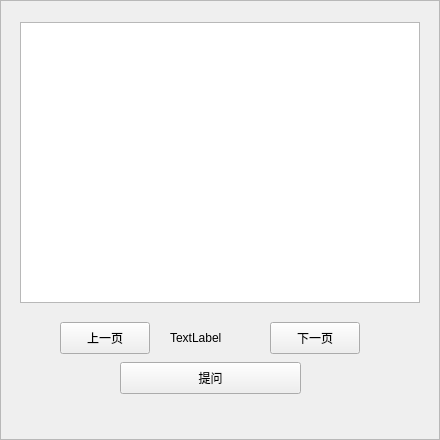
<?xml version="1.0" encoding="UTF-8"?>
<ui version="4.0">
 <class>QuestionFrame</class>
 <widget class="QFrame" name="QuestionFrame">
  <property name="geometry">
   <rect>
    <x>0</x>
    <y>0</y>
    <width>440</width>
    <height>440</height>
   </rect>
  </property>
  <property name="windowTitle">
   <string>Frame</string>
  </property>
  <property name="frameShape">
   <enum>QFrame::StyledPanel</enum>
  </property>
  <property name="frameShadow">
   <enum>QFrame::Raised</enum>
  </property>
  <widget class="QTableView" name="tb_question">
   <property name="geometry">
    <rect>
     <x>20</x>
     <y>22</y>
     <width>400</width>
     <height>281</height>
    </rect>
   </property>
   <property name="autoFillBackground">
    <bool>true</bool>
   </property>
   <property name="lineWidth">
    <number>1</number>
   </property>
   <property name="sizeAdjustPolicy">
    <enum>QAbstractScrollArea::AdjustToContents</enum>
   </property>
   <property name="editTriggers">
    <set>QAbstractItemView::NoEditTriggers</set>
   </property>
   <property name="wordWrap">
    <bool>false</bool>
   </property>
   <attribute name="verticalHeaderVisible">
    <bool>false</bool>
   </attribute>
  </widget>
  <widget class="QPushButton" name="btn_question">
   <property name="geometry">
    <rect>
     <x>120</x>
     <y>362</y>
     <width>181</width>
     <height>32</height>
    </rect>
   </property>
   <property name="font">
    <font>
     <family>Songti SC</family>
    </font>
   </property>
   <property name="text">
    <string>提问</string>
   </property>
  </widget>
  <widget class="QPushButton" name="btn_page_pre">
   <property name="geometry">
    <rect>
     <x>60</x>
     <y>322</y>
     <width>90</width>
     <height>32</height>
    </rect>
   </property>
   <property name="text">
    <string>上一页</string>
   </property>
  </widget>
  <widget class="QPushButton" name="btn_page_next">
   <property name="geometry">
    <rect>
     <x>270</x>
     <y>322</y>
     <width>90</width>
     <height>32</height>
    </rect>
   </property>
   <property name="text">
    <string>下一页</string>
   </property>
  </widget>
  <widget class="QLabel" name="lb_page">
   <property name="geometry">
    <rect>
     <x>170</x>
     <y>330</y>
     <width>71</width>
     <height>16</height>
    </rect>
   </property>
   <property name="text">
    <string>TextLabel</string>
   </property>
  </widget>
 </widget>
 <resources/>
 <connections/>
</ui>
